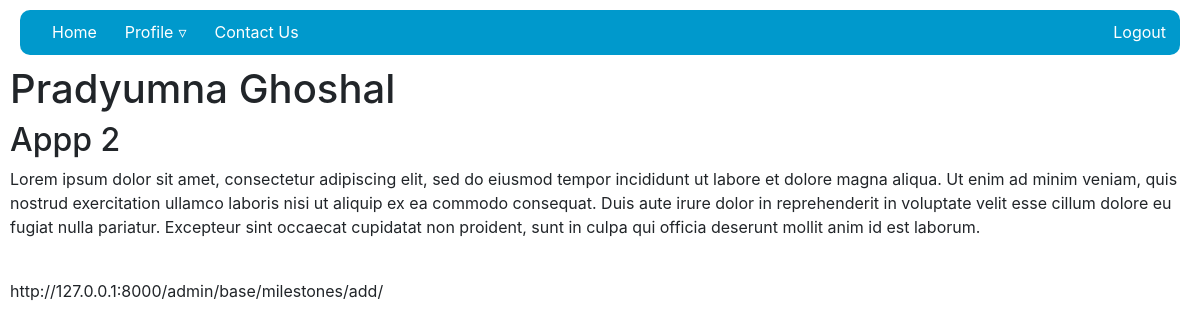
Screenshot of /milestone/4/ (signed in) with the database file from the repository.
### base/models.py (models this page shows)
class Milestones(models.Model):
    user = models.ForeignKey(User, on_delete=models.CASCADE)
    title =  models.CharField(max_length=20, null=True, blank=True)
    description = models.TextField(max_length=1000, null=True, blank=True)
    project_or_repository_link = models.URLField(null=True, blank=True)
    acknowledgement = models.ImageField(upload_to='acknowledment/', null=True, blank=True)
    project = models.ImageField(upload_to='project_images/', null=True, blank=True)

class User(AbstractUser):
    USERNAME_FIELD='username'
    def __str__(self):
        if super().first_name:
            return super().get_full_name()
        else:
            return super().username

### prof_details/views.py (the view)
# urls.py: path('milestone/<str:id>/', login_required(views.MilestoneView.as_view(),login_url='login'), name='milestone'),
class MilestoneView(View):
    def get(self, request, *args, **kwargs):
        milestones = Milestones.objects.get(id=kwargs.get('id'))
        context = {'milestones':milestones}
        return render(request, 'base/milestones_page.html',context)

### base/templates/base/milestones_page.html (shortened to what this page needs)
{% extends 'main.html' %}
{% block content %}
        <h1>{{milestones.user}} </h1>
        <h2>{{milestones.title}}</h2>
        <p>{{milestones.description}}</p>
        {{milestones.project_or_repository_link}}
{% endblock %}

### static/style/main.css (style rules this page uses)
body { margin: 10px; }
* { box-sizing: border-box; }

### rows the page displays
Milestones: user "Pradyumna Ghoshal", title "Appp 2", description "Lorem ipsum dolor sit amet, consectetur adipiscing elit, sed do eiusmod tempor incididunt ut labore et dolore magna aliqua. Ut enim ad minim veniam, quis nostrud exercitation ullamco laboris nisi ut aliquip ex ea commodo consequat. Duis aute irure dolor in reprehenderit in voluptate velit esse cillum dolore eu fugiat nulla pariatur. Excepteur sint occaecat cupidatat non proident, sunt in culpa qui officia deserunt mollit anim id est laborum.", project_or_repository_link "http://127.0.0.1:8000/admin/base/milestones/add/"
